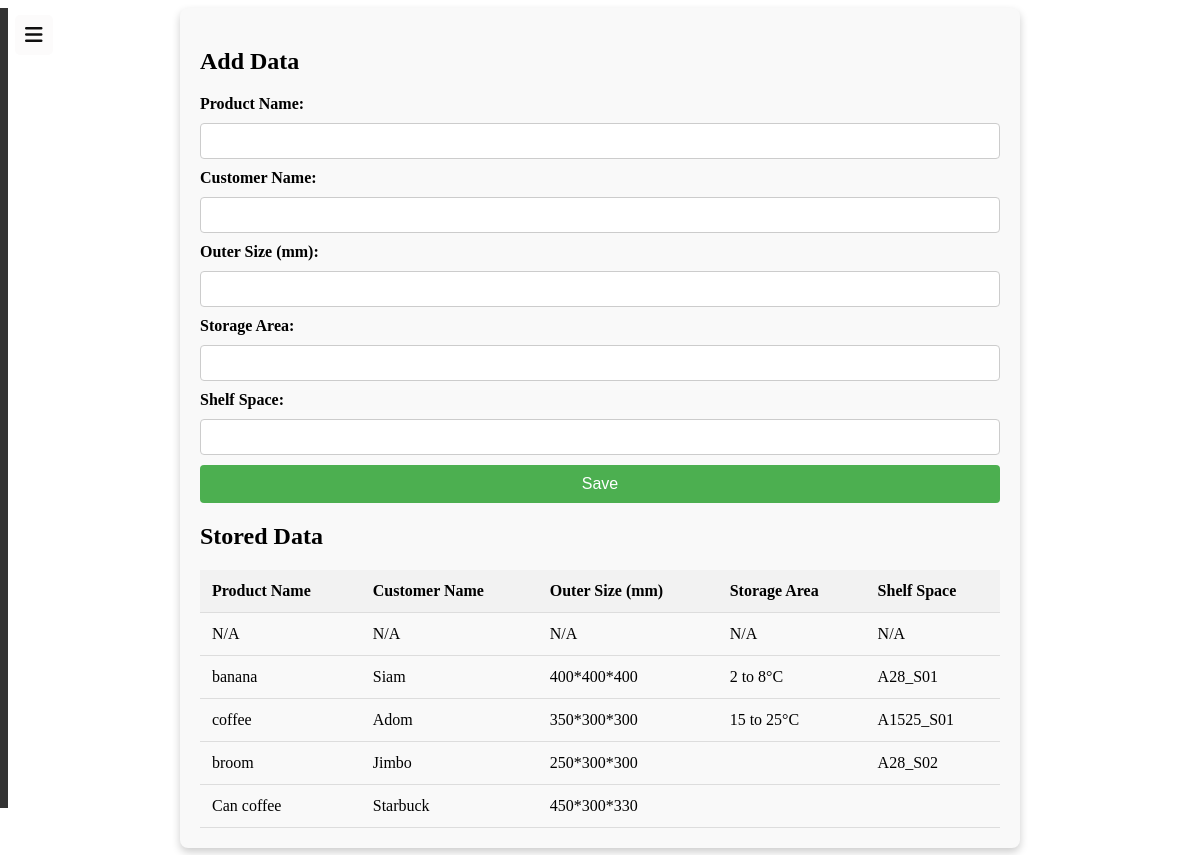
Page /add_data.php (signed in) on the committed database.
### tables this page shows
CREATE TABLE "add_data" (
	"id"	INTEGER,
	"product_name"	TEXT,
	"customer_name"	TEXT,
	"outer_size"	TEXT,
	"storage_area"	TEXT,
	"shelf_space"	TEXT,
	PRIMARY KEY("id" AUTOINCREMENT)
);

### add_data.php (the view, shortened to what this page needs)
<?php
$database_path = 'data/Database.db';
try {
    $db = new SQLite3($database_path);
} catch (Exception $e) {
    echo "Error: Unable to open database - " . $e->getMessage();
    exit();
}
$db->exec("CREATE TABLE IF NOT EXISTS add_data (
    id INTEGER PRIMARY KEY AUTOINCREMENT,
    product_name TEXT,
    customer_name TEXT,
    outer_size TEXT,
    storage_area TEXT,
    shelf_space TEXT
)");
$results = $db->query("SELECT * FROM add_data");
include 'menu.php';
?>
<!DOCTYPE html>
<html lang="en">
<head>
    <link rel="stylesheet" href="css/add_data.css">
</head>
<body>
    <div class="container">
        <h2>Add Data</h2>
        <form method="POST" action="">
            <label>Product Name:</label>
            <input type="text" name="product_name">
            <label>Customer Name:</label>
            <input type="text" name="customer_name">
            <label>Outer Size (mm):</label>
            <input type="text" name="outer_size">
            <label>Storage Area:</label>
            <input type="text" name="storage_area">
            <label>Shelf Space:</label>
            <input type="text" name="shelf_space">
            <button type="submit">Save</button>
        </form>
        <h2>Stored Data</h2>
        <table>
            <thead>
                <tr>
                    <th>Product Name</th>
                    <th>Customer Name</th>
                    <th>Outer Size (mm)</th>
                    <th>Storage Area</th>
                    <th>Shelf Space</th>
                </tr>
            </thead>
            <tbody>
                <?php while ($row = $results->fetchArray()): ?>
                    <tr>
                        <td><?php echo htmlspecialchars($row['product_name']); ?></td>
                        <td><?php echo htmlspecialchars($row['customer_name']); ?></td>
                        <td><?php echo htmlspecialchars($row['outer_size']); ?></td>
                        <td><?php echo htmlspecialchars($row['storage_area']); ?></td>
                        <td><?php echo htmlspecialchars($row['shelf_space']); ?></td>
                    </tr>
                <?php endwhile; ?>
            </tbody>
        </table>
    </div>
</body>
</html>

### menu.php (shortened to what this page needs)
<link rel="stylesheet" href="https://cdnjs.cloudflare.com/ajax/libs/font-awesome/6.0.0-beta3/css/all.min.css">
<link rel="stylesheet" href="css/menu.css">
<button class="menu-toggle" onclick="toggleMenu()">
    <i class="fas fa-bars"></i>
</button>
<div class="sidebar" id="sidebar">
</div>

### css/menu.css (style rules this page uses)
.sidebar { width: 250px; background-color: #333; color: white; height: 100vh; padding: 15px; box-sizing: border-box; position: fixed; transform: translateX(-250px); transition: transform 0.3s ease; }
.menu-toggle { position: fixed; top: 15px; left: 15px; background-color: #fcfbfb; color: #0f0f0f; border: none; padding: 10px; border-radius: 5px; cursor: pointer; z-index: 1000; }
.menu-toggle i { font-size: 20px; }

### css/add_data.css (style rules this page uses)
.container { max-width: 800px; margin: auto; padding: 20px; background-color: #f9f9f9; border-radius: 8px; box-shadow: 0px 4px 8px rgba(0, 0, 0, 0.2); }
form { display: flex; flex-direction: column; gap: 10px; }
label { font-weight: bold; }
input[type="text"] { padding: 8px; border: 1px solid #ccc; border-radius: 4px; font-size: 1em; }
button[type="submit"] { padding: 10px; background-color: #4CAF50; color: white; border: none; border-radius: 4px; cursor: pointer; font-size: 1em; }
table { width: 100%; margin-top: 20px; border-collapse: collapse; }
th, td { padding: 12px; border-bottom: 1px solid #ddd; text-align: left; }
th { background-color: #f2f2f2; font-weight: bold; }
tbody tr:nth-child(even) { background-color: #f9f9f9; }

### rows in the picture
add_data: product_name "N/A", customer_name "N/A", outer_size "N/A", storage_area "N/A", shelf_space "N/A"
add_data: product_name "banana", customer_name "Siam", outer_size "400*400*400", storage_area "2 to 8°C", shelf_space "A28_S01"
add_data: product_name "coffee", customer_name "Adom", outer_size "350*300*300", storage_area "15 to 25°C", shelf_space "A1525_S01"
add_data: product_name "broom", customer_name "Jimbo", outer_size "250*300*300", shelf_space "A28_S02"
add_data: product_name "Can coffee", customer_name "Starbuck", outer_size "450*300*330"
